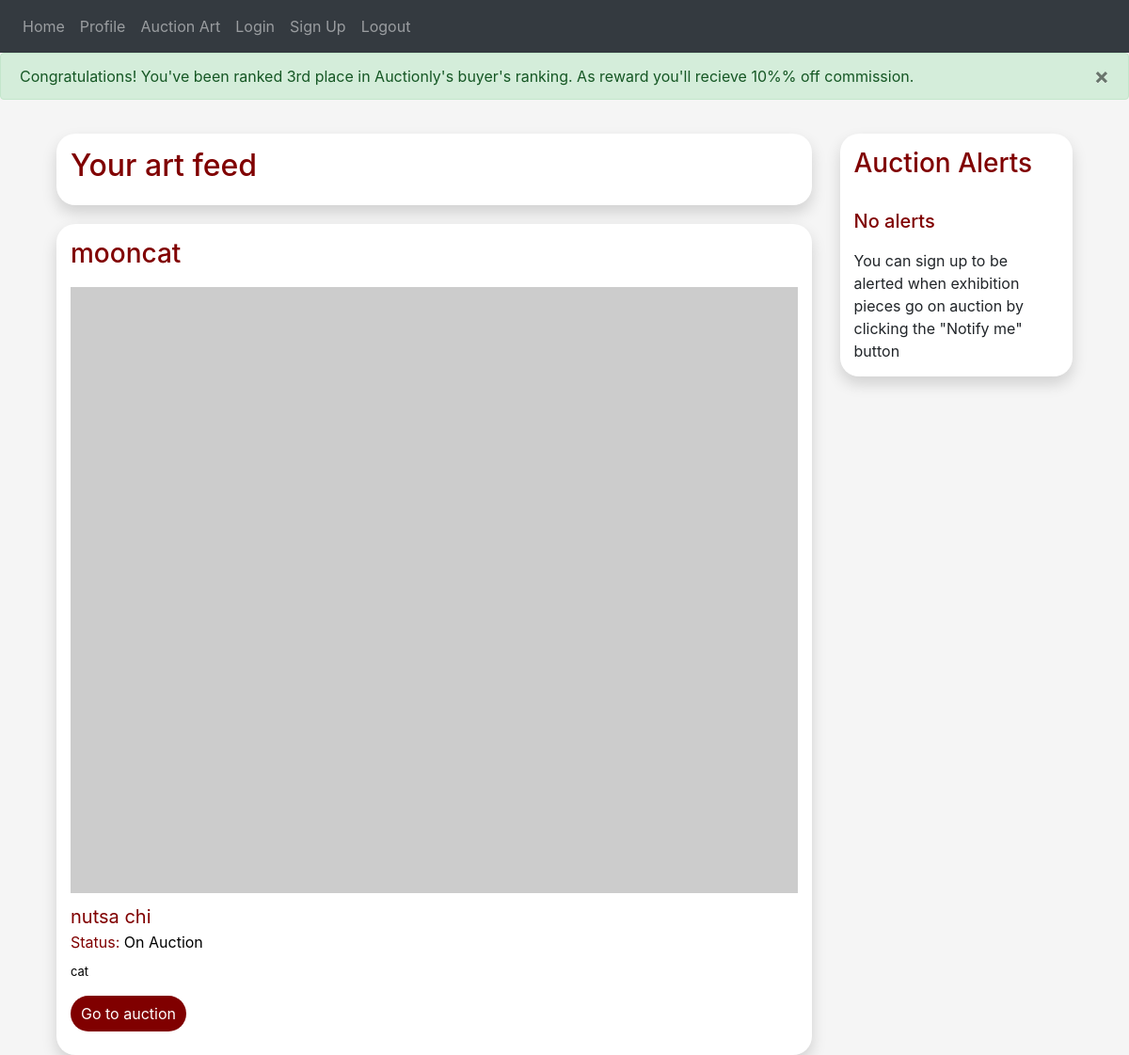
The page / (signed in) on the database as committed earlier.
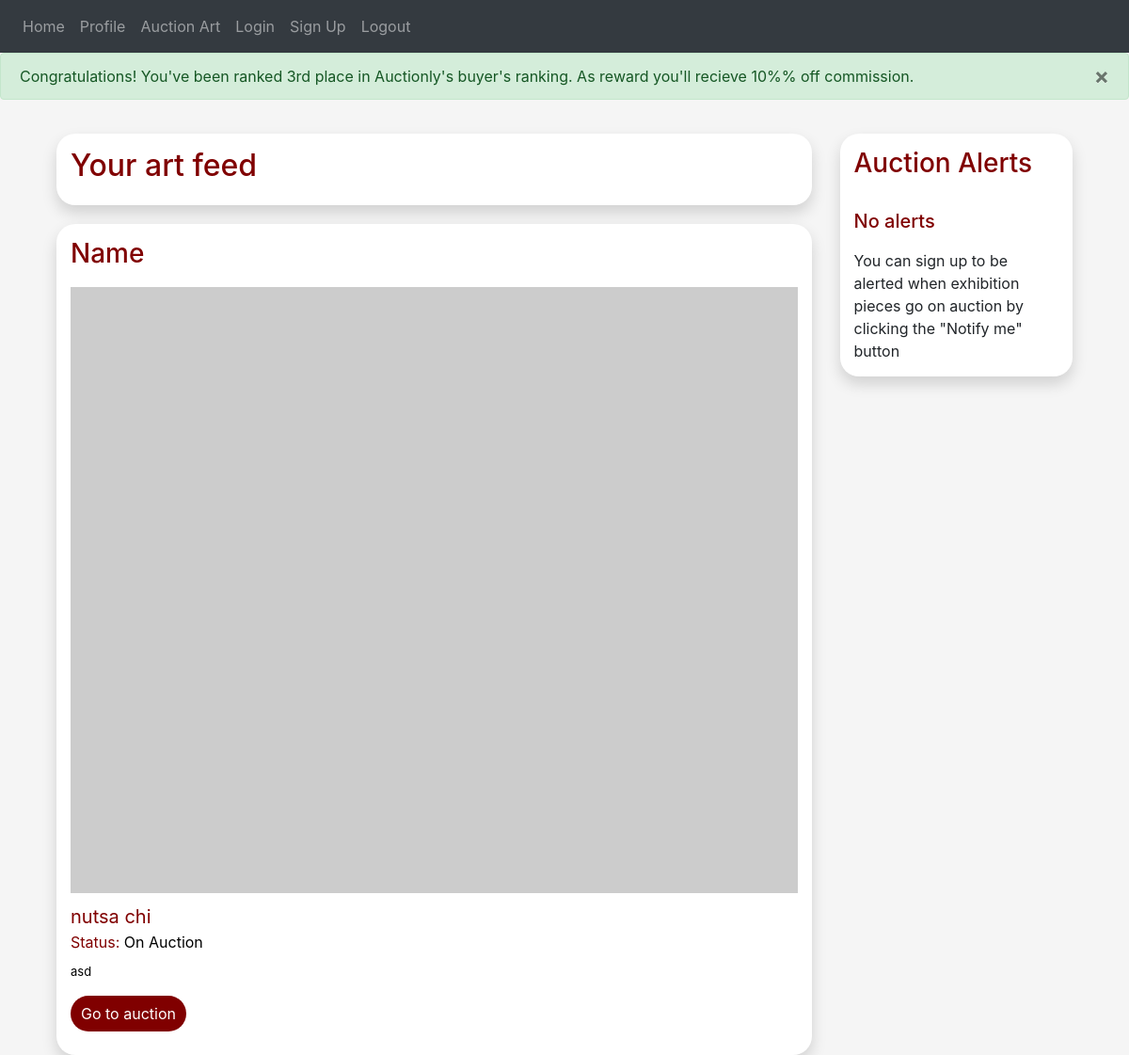
The same page on the database as committed later.
### auctionly/art/art.py (models this page shows, shortened)
class Art(db.Model):
    id = db.Column(db.Integer, primary_key=True)
    owner_id = db.Column(db.Integer, db.ForeignKey("user.id"))
    name = db.Column(db.String(150))
    description = db.Column(db.String(150))
    image = db.Column(db.String(150))
    art_category = db.Column(db.String(150))
    up_for_auction = db.Column(db.String(5))
    def get_name(self):
        return self.name
    def get_owner(self):
        return self.owner_id
    def get_description(self):
        return self.description
    def get_up_for_auction(self):
        return self.up_for_auction
    def get_art_id(self):
        return self.id

### auctionly/users/seller.py (models this page shows, shortened)
class Seller(User):
    """ Creating the seller object and returning information for it"""

### auctionly/views.py (the view, shortened to what this page needs)
@views.route('/', methods=['GET', 'POST'])
@login_required
def home():
    user = flask_login.current_user
    user_pref = user.get_user_prefs()
    feed = Feed(flask_login.current_user.id)
    if len(user_pref) == 0:
        user_feed = feed.get_feed()
    else:
        user_feed = feed.get_users_feed(user_pref)
    user_notifications = user.get_notification_list()
    user_auction_alerts = user.get_auction_notification_list()
    rank = Rank()
    ranking = "No rank"
    if user.get_user_type() == "Seller":
        ranking = rank.get_seller_rank(flask_login.current_user.id)
        user_type = "seller"
    elif user.get_user_type() == "Buyer":
        ranking = rank.get_buyer_rank(flask_login.current_user.id)
        user_type = "buyer"
    else:
        print("No type")
    if ranking != "No rank":
        if ranking == "First place":
            message = "Congratulations! You've been ranked 1st place in Auctionly's " + \
                user_type + "'s ranking. As reward you'll recieve 30%% off commission."
        if ranking == "Second place":
            message = "Congratulations! You've been ranked 2nd place in Auctionly's " + \
                user_type + "'s ranking. As reward you'll recieve 20%% off commission."
        if ranking == "Third place":
            message = "Congratulations! You've been ranked 3rd place in Auctionly's " + \
                user_type + "'s ranking. As reward you'll recieve 10%% off commission."
        flash(message, category="success")
    return render_template("home.html",
                           feed_art=user_feed,
                           feed=feed,
                           notifications=user_notifications,
                           alerts=user_auction_alerts)

### auctionly/__init__.py (called while the page is built)
def create_app():
    app = Flask(__name__)
    app.config['SECRET_KEY'] = 'alkjsfkalalfks'
    app.config['SQLALCHEMY_DATABASE_URI'] = f'sqlite:///{DB_NAME}'
    db.init_app(app)
    from .views import views
    from .auth import auth
    app.register_blueprint(views, url_prefix='/')
    app.register_blueprint(auth, url_prefix='/')
    from .users.user import User
    create_database(app)
    login_manager = LoginManager()
    login_manager.login_view = 'auth.login'
    login_manager.init_app(app)
    @login_manager.user_loader
    def load_user(id):
        return User.query.get(int(id))
    return app

### auctionly/auction/auction.py (called while the page is built)
    def get_auction_id(self):
        return self.id

### auctionly/system/feed.py (called while the page is built)
    def get_feed(self):
        for art in self.all_art:
            if art.get_owner() != self.user_id:
                self.art_for_feed.append(art)
        return self.art_for_feed

    def get_user_name(self, user_id):
        user = User.query.filter_by(id=user_id).first()
        name = user.get_full_name()
        return name

    def get_art_auction_id(self, art_id):
        auction = Auction.query.filter_by(art_id=art_id).first()
        if auction:
            auction_id = auction.get_auction_id()
            return auction_id
        return None

### auctionly/system/rank.py (called while the page is built)
    def get_buyer_rank(self, user_id):
        rank = "No rank"
        if self.first_place_buyer.get_user_id() == user_id:
            rank = "First place"
        elif self.second_place_buyer.get_user_id() == user_id:
            rank = "Second place"
        elif self.third_place_buyer.get_user_id() == user_id:
            rank = "Third place"
        return rank

### auctionly/system/ranked_user.py (called while the page is built)
    def get_user_id(self):
        return self.user_id

    def get_date_ranked(self):
        return self.date

### auctionly/users/user.py (called while the page is built, shortened)
    def get_full_name(self):
        return self.first_name + " " + self.last_name

    def get_user_prefs(self):
        user_pref = UserPreference.query.filter_by(user_id=self.id).all()
        prefs = []
        for pref in user_pref:
            prefs.append(pref.get_name())
        return prefs

    def get_auction_notification_list(self):
        user_subs = ArtNotifications.query.filter_by(user_id=self.id).all()
        user_notifications = []
        return user_notifications

    def get_notification_list(self):
        user_subs = ArtNotifications.query.filter_by(user_id=self.id).all()
        subs_ids = []
        for sub in user_subs:
            art_id = sub.get_art_id()
            subs_ids.append(art_id)
        return subs_ids

### auctionly/templates/home.html (shortened to what this page needs)
{% extends "base.html" %} {% block title %}Home Page{% endblock %} {% block content %}
<form method="POST">
    <head>
        <link href="../static/css/style.css" rel="stylesheet">
      </head>
    <body>
        <div class="container">
          <div class="row">
                <div class="col-lg-9">
                    <div class="media-card">
                        <div class="media">
                            <div class="media-body">
                                <h2 style="color: maroon; text-decoration: none;">Your art feed</h2>
                            </div>
                        </div>
                    </div>
                    {% for art in feed_art %}
                        <div class="media-card">
                            <div class="media">
                                <div class="media-body">
                                    <h3><a style="color: maroon; text-decoration: none;" type="submit" name="view">{{ art.get_name() }}</a></h3>
                                    <img src="https://picsum.photos/600/500" class="img-fluid center" style="padding-top: 10px; align-items: center;">
                                    <h7><a style="color: maroon; text-decoration: none; padding-top: 10px; font-size: 20px;" type="submit" name="view">{{ feed.get_user_name(art.get_owner()) }}</a></h7>
                                    <br>
                                    <h8 style="color: maroon;">Status: <h8 style="color: black;">{%if art.get_up_for_auction() == "False":%} On Exhibition {%else:%} On Auction {%endif%}</h8>
                                    <p style="font-size: 13px; padding-top: 10px; color: black;">{{ art.get_description() }}</p>
                                    {%if art.get_up_for_auction() == "False":%}
                                        {%if art.get_art_id() is in notifications:%}
                                        <a href="/?art_id={{ art.get_art_id() }}&notify=False" role="button"><button type="button" class="btn btn-view-more">Don't notify me</button></a>
                                        {%else:%}
                                        <a href="/?art_id={{ art.get_art_id() }}&notify=True" role="button"><button type="button" class="btn btn-view-more">Notify me</button></a>
                                        {%endif%}
                                    {%else:%}
                                        <a href="/auction?id={{ feed.get_art_auction_id(art.get_art_id()) }}" role="button"><button type="button" class="btn btn-view-more">Go to auction</button></a>
                                    {%endif%}
                                </div>
                            </div>
                        </div>
                    {% endfor %}
                </div>
                <div class="col-lg-3">
                <div class="auctions-card">
                    <h3><a style="color: maroon; text-decoration: none;" type="submit" name="view">Auction Alerts</a></h3>
                    <br>
                    {% if not alerts: %}
                        <div class="media">
                            <div class="media-body">
                                <h5><a style="color: maroon; text-decoration: none;" type="submit" name="view">No alerts</a></h5>
                                <h7><a style="text-decoration: none; padding-top: 10px;" type="submit" name="view">You can sign up to be alerted when exhibition pieces go on auction by clicking the "Notify me" button</a></h7>
                            </div>
                        </div>
                    {% endif %}
                </div>
                </div>
            </div>
        </div>
      </body>
</form>
{% endblock %}

### auctionly/templates/base.html (shortened to what this page needs)
<!DOCTYPE html>
<html>
<head>
    <link rel="stylesheet" href="https://stackpath.bootstrapcdn.com/bootstrap/4.4.1/css/bootstrap.min.css" />
    <link rel="stylesheet" href="https://stackpath.bootstrapcdn.com/font-awesome/4.7.0/css/font-awesome.min.css" />
</head>
<body>
    <nav class="navbar navbar-expand-lg navbar-dark bg-dark">
        <div class="collapse navbar-collapse" id="navbar">
            <div class="navbar-nav">
                <a class="nav-item nav-link" id="home" href="/">Home</a>
                <a class="nav-item nav-link" id="profile" href="/profile">Profile</a>
                <a class="nav-item nav-link" id="auction-art" href="/auction-art">Auction Art</a>
                <a class="nav-item nav-link" id="login" href="/login">Login</a>
                <a class="nav-item nav-link" id="signUp" href="/sign-up">Sign Up</a>
                <a class="nav-item nav-link" id="logout" href="/logout">Logout</a>
            </div>
        </div>
    </nav>
    {% with messages = get_flashed_messages(with_categories=true) %} {% if messages %} {% for category, message in messages %} {% if category == 'error' %}
    <div class="alert alert-danger alter-dismissable fade show" role="alert">
        {{ message }}
        <button type="button" class="close" data-dismiss="alert">
            <span aria-hidden="true">&times;</span>
          </button>
    </div>
    {% else %}
    <div class="alert alert-success alter-dismissable fade show" role="alert">
        {{ message }}
        <button type="button" class="close" data-dismiss="alert">
            <span aria-hidden="true">&times;</span>
          </button>
    </div>
    {% endif %} {% endfor %} {% endif %} {% endwith %}
    <div class="container">{% block content %} {% endblock %}</div>
</body>
</html>

### auctionly/static/css/style.css (style rules this page uses)
body { background-color: #f5f5f5f5; }
html { overflow-y: overlay; }
.btn-view-more { background-color: maroon; border-radius: 100px !important; color: white; padding-left: 10px; padding-right: 10px; margin: auto; margin-bottom: 10px; }
.media-card { margin-top: 20px; padding: 15px; border-radius: 20px; box-shadow: 0px 8px 16px rgba(0, 0, 0, 0.15); background-color: white; }
.auctions-card { padding: 15px; border-radius: 20px; box-shadow: 0px 8px 16px rgba(0, 0, 0, 0.15); background-color: white; display: flex; justify-content: center; flex-direction: column; flex-wrap: wrap; margin-top: 20px; margin-bottom: 20px; }
.center { display: block; margin-left: auto; margin-right: auto; width: 100%; }

Rows that differ between the two databases and show on the page:
removed Art: get_name "mooncat", {{ feed.get_user_name(art.get_owner()) }} "nutsa chi", up_for_auction "On Auction", get_description "cat"
now on this page (row edited): Art: get_name "Name", {{ feed.get_user_name(art.get_owner()) }} "nutsa chi", up_for_auction "On Auction", get_description "asd"
